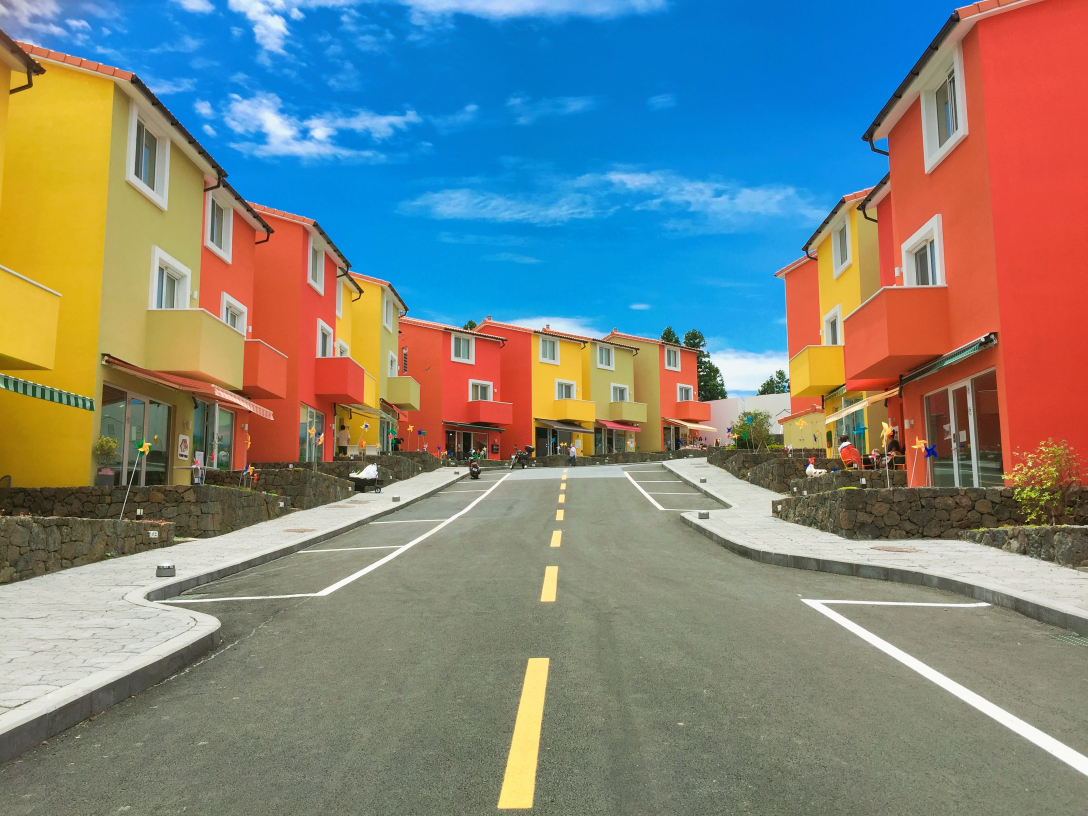
#> input picture scripts/python-scripts-master/_UPDATE/Color_detection/colorpic.jpg, 3264 x 2448 px, given in place of the camera (shown at 1/3 size)
$ python live_contour_det.py
#> lines starting #> are read from the running program, lines starting #| are printed output that depends on the picture; after the words box and inside, x2 and y2 are one past the last pixel; in counts of white or black regions, pixels touching at a corner belong together
# importing libraries
import cv2
import numpy as np

# initialize camera settings
frameWidth = 640
frameHeight = 480
cap = cv2.VideoCapture(0)
cap.set(3, frameWidth)
cap.set(4, frameHeight)


def empty(a):
    pass


# name of the window
cv2.namedWindow("Parameters")

# resize the window
cv2.resizeWindow("Parameters", 640, 240)

# creating trackbars
cv2.createTrackbar("Threshold1", "Parameters", 23, 255, empty)
cv2.createTrackbar("Threshold2", "Parameters", 20, 255, empty)
cv2.createTrackbar("Area", "Parameters", 5000, 30000, empty)

# function for stacking images together


# [46 lines left out: function stackImages, not called in this run]


def getContours(img, imgContour):
    contours, hierarchy = cv2.findContours(
        img, cv2.RETR_EXTERNAL, cv2.CHAIN_APPROX_NONE
    )

    # detect the area of each contour and based on the area we can remove all the contours that we are not interested in
    # so in order to do that we will need a for loop
    for cnt in contours:
        area = cv2.contourArea(cnt)
        areaMin = cv2.getTrackbarPos("Area", "Parameters")
        if area > areaMin:
            cv2.drawContours(imgContour, cnt, -1, (255, 0, 255), 7)

            # find the corner points, so in order to do that we need to first find the length of contours
            # true basically means that the contour is closed
            peri = cv2.arcLength(cnt, True)

            # to approximate what type of shape this is, we will use the approximation of poly method
            # we will input the contour, will give it a resolution and then we will define again that this is a closed contour
            approx = cv2.approxPolyDP(cnt, 0.02 * peri, True)
            print(len(approx))

            # create a bounding box because we need to highlight the area of where the object is
            x, y, w, h = cv2.boundingRect(approx)
            cv2.rectangle(imgContour, (x, y), (x + w, y + h), (0, 255, 0), 5)

            # to display values so that we can easily see the number of points and the area detected
            cv2.putText(
                imgContour,
                "Points: " + str(len(approx)),
                (x + w + 20, y + 20),
                cv2.FONT_HERSHEY_COMPLEX,
                0.7,
                (0, 255, 0),
                2,
            )
            cv2.putText(
                imgContour,
                "Area: " + str(int(area)),
                (x + w + 20, y + 45),
                cv2.FONT_HERSHEY_COMPLEX,
                0.7,
                (0, 255, 0),
                2,
            )


# reading each frame
while True:
    success, img = cap.read()
#> img is the input picture: shape (2448, 3264, 3); mean B, G, R 127.1, 132.5, 125.9
    imgContour = img.copy()

    # converting img into blur version
    imgBlur = cv2.GaussianBlur(img, (7, 7), 1)

    # converting it into gray scale
    imgGray = cv2.cvtColor(imgBlur, cv2.COLOR_BGR2GRAY)
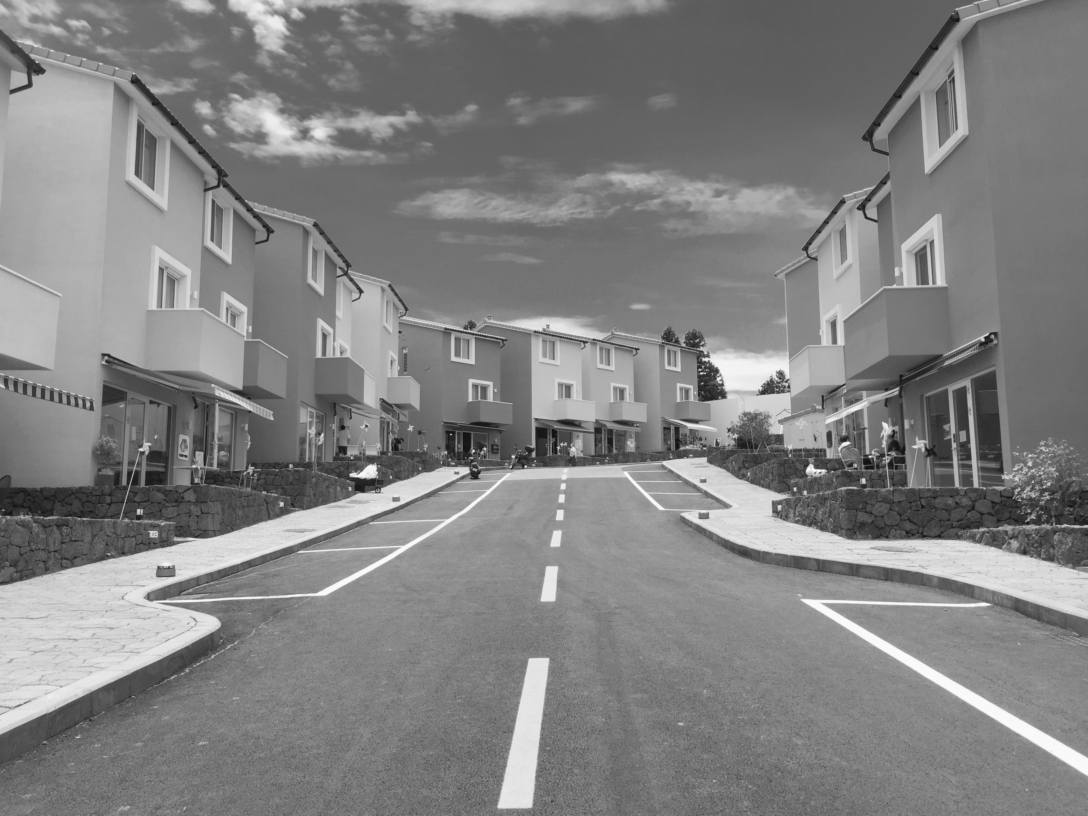
#> imgGray: shape (2448, 3264) (shown at 1/3 size); min 15, max 251, mean 129.9

    # define trackbar positions
    threshold1 = cv2.getTrackbarPos("Threshold1", "Parameters")
    threshold2 = cv2.getTrackbarPos("Threshold2", "Parameters")

    # canny edge detector
    imgCanny = cv2.Canny(imgGray, threshold1, threshold2)
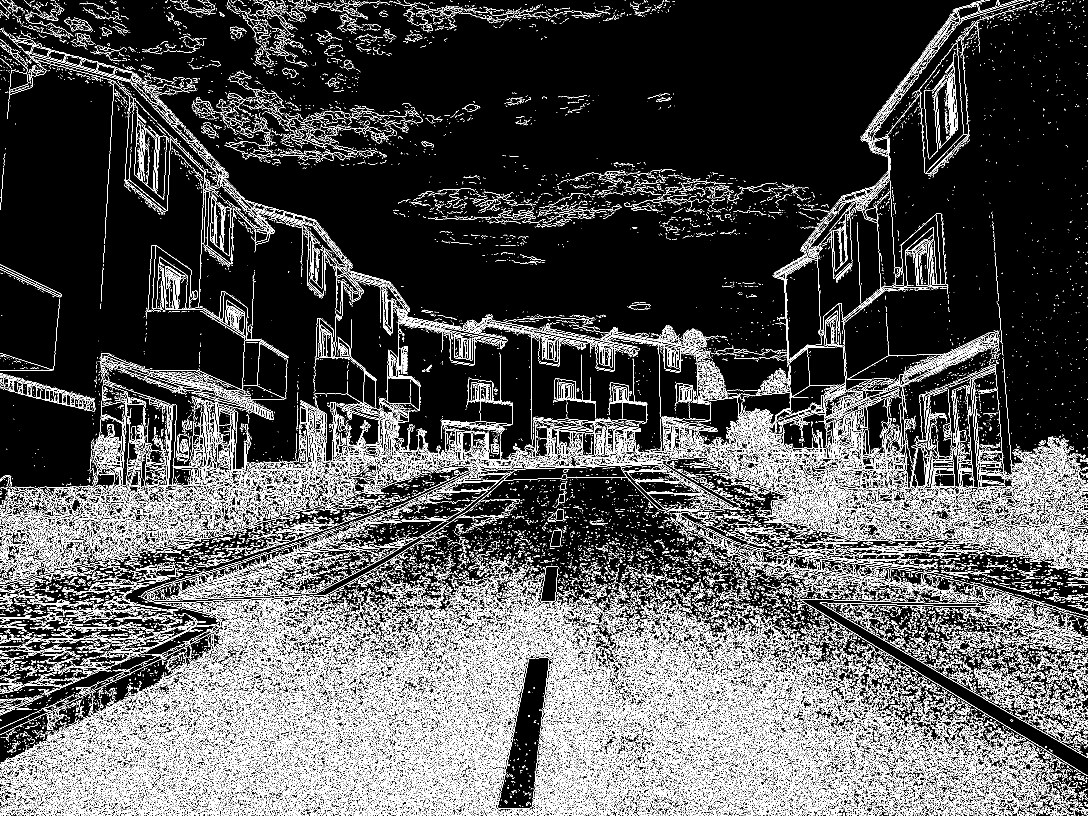
#> imgCanny: shape (2448, 3264) (shown at 1/3 size); 13.2% white in thin lines or dots

    # define kernel for dilation
    kernel = np.ones((5, 5))

    # to overcome the overlaps and noise, we use dilation function
    imgDil = cv2.dilate(imgCanny, kernel, iterations=1)
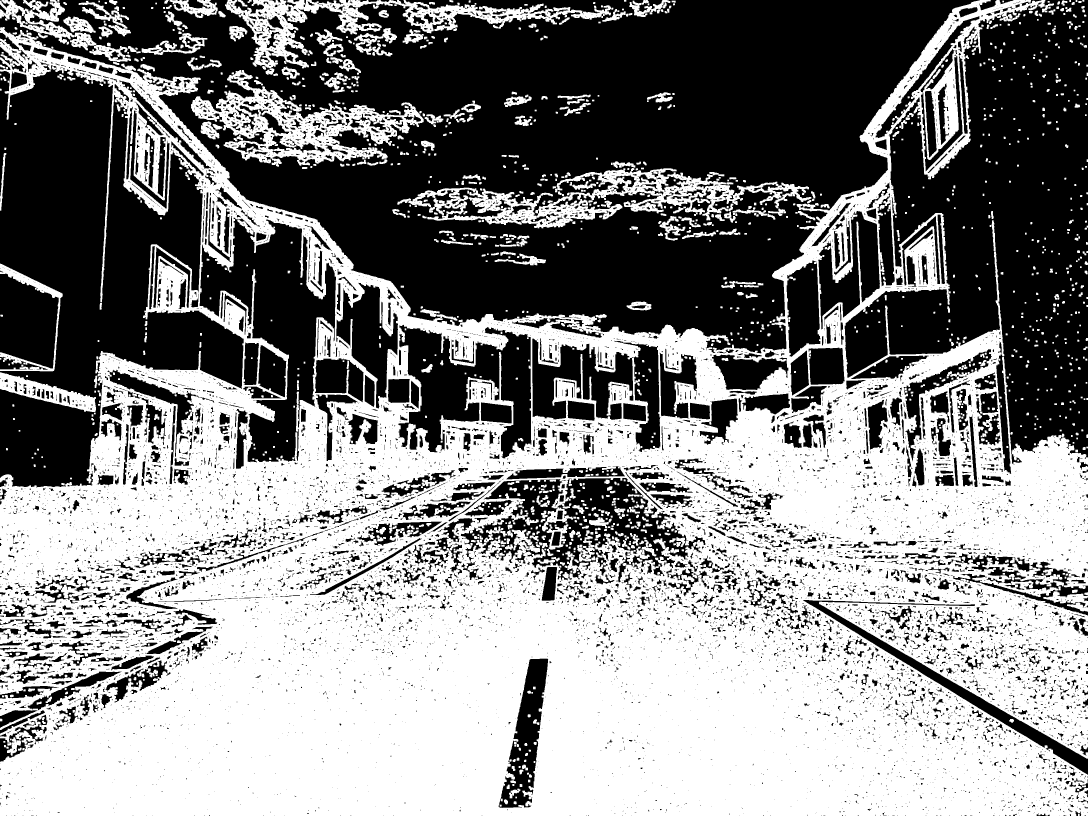
#> imgDil: shape (2448, 3264) (shown at 1/3 size); 52% white; 10943 black regions (8342 under 20 px)
    getContours(imgDil, imgContour)
#> in getContours, `contours, hierarchy = cv2.findContours( img, cv2.RETR_EXTERNAL, cv2.CH..`: contours = 970 contours, 96 with area under 20; largest, box (x1, y1, x2, y2) and area: (0, 0, 3264, 2448) 4909472, (573, 210, 1271, 500) 81420, (1225, 505, 2434, 685) 73980, (675, 0, 1833, 209) 57952, (0, 1117, 288, 1236) 13661
#> in getContours, `area = cv2.contourArea(cnt)`: area = 20

    # stacking images together as we want images side by side instead of different window
    imgStack = stackImages(0.8, ([img, imgCanny], [imgDil, imgContour]))

    # displaying it
    cv2.imshow("Result", imgStack)
    if cv2.waitKey(1) & 0xFF == ord("q"):
        break

cap.release()
cv2.destroyAllWindows()
